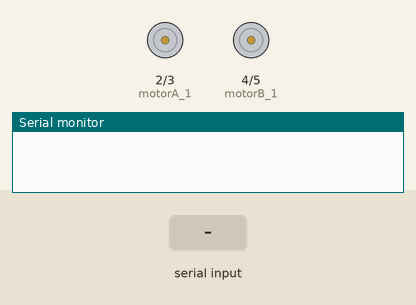
The sketch below on a simulated Arduino Uno, built with avr-gcc and run on an emulated ATmega328P. On the bench: motor-driver pin pairs drawn as motors (green arrow = first pin HIGH = forward, orange = second pin HIGH = backward, longer = more drive, scaled by the enable pin), the last lines printed to the serial monitor. Inputs (shaded band) come from the test bench.

Above: at 1.2 s.
1.3 s: "F" received over Serial
At 2.5 s:
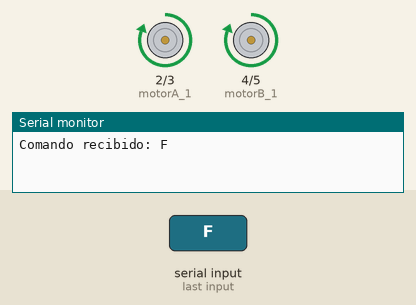
2.8 s: "B" received over Serial
At 3.7 s:
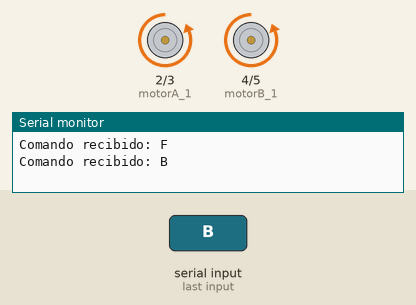
4.3 s: "S" received over Serial
At 4.9 s:
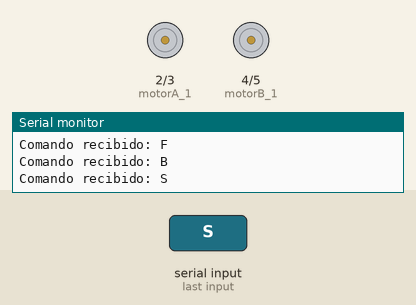
5.8 s: "R" received over Serial
At 7.2 s:
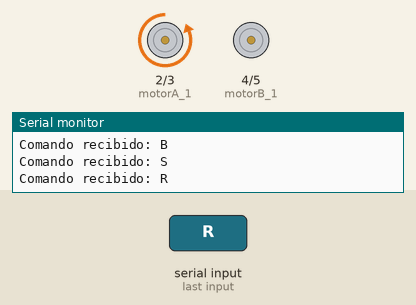
Timing chart, 0 to 8.3 s (numbered marks = the images above; inputs shaded):
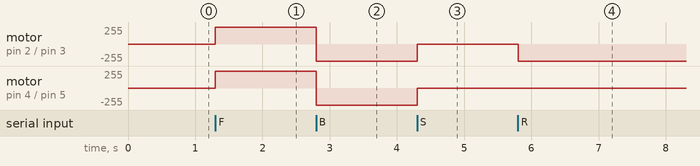

The sketch:

Vehiculo.ino
```cpp
  #include <SoftwareSerial.h>

// Definición de los pines del controlador L298N
const int motorA_1 = 2;   // Pin IN1 del Motor A
const int motorA_2 = 3;   // Pin IN2 del Motor A
const int motorB_1 = 4;   // Pin IN3 del Motor B
const int motorB_2 = 5;   // Pin IN4 del Motor B
const int enableA = 9;    // Pin Enable del Motor A
const int enableB = 10;   // Pin Enable del Motor B


// Definición de los comandos de control

void setup() {
  // Configurar los pines del controlador L298N como salidas
  pinMode(motorA_1, OUTPUT);
  pinMode(motorA_2, OUTPUT);
  pinMode(motorB_1, OUTPUT);
  pinMode(motorB_2, OUTPUT);
  pinMode(enableA, OUTPUT);
  pinMode(enableB, OUTPUT);


  // Configurar la comunicación serial con el módulo XBee
  Serial.begin(9600);
}

void loop() {
    if (Serial.available()) {
     char cmd = Serial.read();   //Definir una variable cmd de lectura de la comuniación serial entre los módulos XBee
    Serial.print("Comando recibido: ");

    Serial.println(cmd);


    // Realizar el movimiento correspondiente de los motores según el comando recibido
    if ( cmd == 'F') {
      // Mover hacia adelante
      digitalWrite(motorA_1, HIGH);
      digitalWrite(motorA_2, LOW);
      digitalWrite(motorB_1, HIGH);
      digitalWrite(motorB_2, LOW);
      digitalWrite(enableA,HIGH);
      digitalWrite(enableB,HIGH);
      delay(50);
    } else if (cmd == 'B') {
      // Mover hacia atrás
      digitalWrite(motorA_1, LOW);
      digitalWrite(motorA_2, HIGH);
      digitalWrite(motorB_1, LOW);
      digitalWrite(motorB_2, HIGH);
      digitalWrite(enableA,HIGH);
      digitalWrite(enableB,HIGH);
      delay(50);

    } else if (cmd == 'R') {
      // Mover hacia la derecha
      digitalWrite(motorA_1, LOW);
      digitalWrite(motorA_2, HIGH);
      //digitalWrite(motorB_1, HIGH);
      //digitalWrite(motorB_2, HIGH);
      digitalWrite(enableA,HIGH);
      //digitalWrite(enableB,HIGH);
      delay(50);
  } else if (cmd == 'L') {
      // Mover hacia la izquierda
      //digitalWrite(motorA_1, HIGH);
      //digitalWrite(motorA_2, LOW);
      digitalWrite(motorB_1, LOW);
      digitalWrite(motorB_2, HIGH);
      //digitalWrite(enableA,HIGH);
      digitalWrite(enableB,HIGH);
      delay(50);
  } else if (cmd == 'S') {
      // Detener los motores
      digitalWrite(motorA_1, LOW);
      digitalWrite(motorA_2, LOW);
      digitalWrite(motorB_1, LOW);
      digitalWrite(motorB_2, LOW);
      digitalWrite(enableA,HIGH);
      digitalWrite(enableB,HIGH);
      delay(50);
  }
    } }
```

Measured:
- after the input at 1.3 s, motor on pin 2 (motorA_1) / pin 3 (motorA_2), motor on pin 4 (motorB_1) / pin 5 (motorB_2): stopped → forward 255/255 at once
- after the input at 2.8 s, motor on pin 2 (motorA_1) / pin 3 (motorA_2), motor on pin 4 (motorB_1) / pin 5 (motorB_2): forward 255/255 → backward 255/255 at once
- after the input at 4.3 s, motor on pin 2 (motorA_1) / pin 3 (motorA_2), motor on pin 4 (motorB_1) / pin 5 (motorB_2): backward 255/255 → stopped at once
- after the input at 5.8 s, motor on pin 2 (motorA_1) / pin 3 (motorA_2): stopped → backward 255/255 at once
